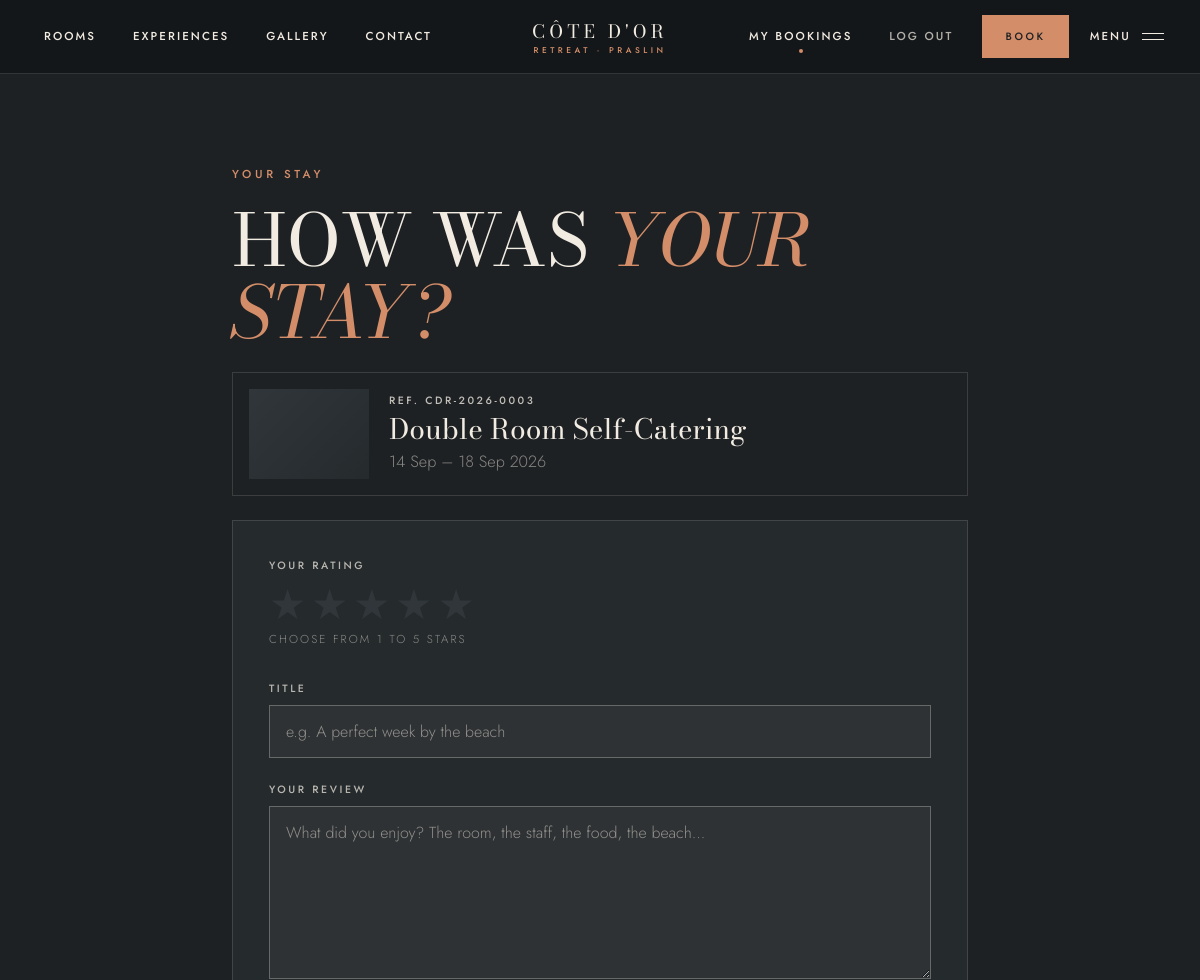
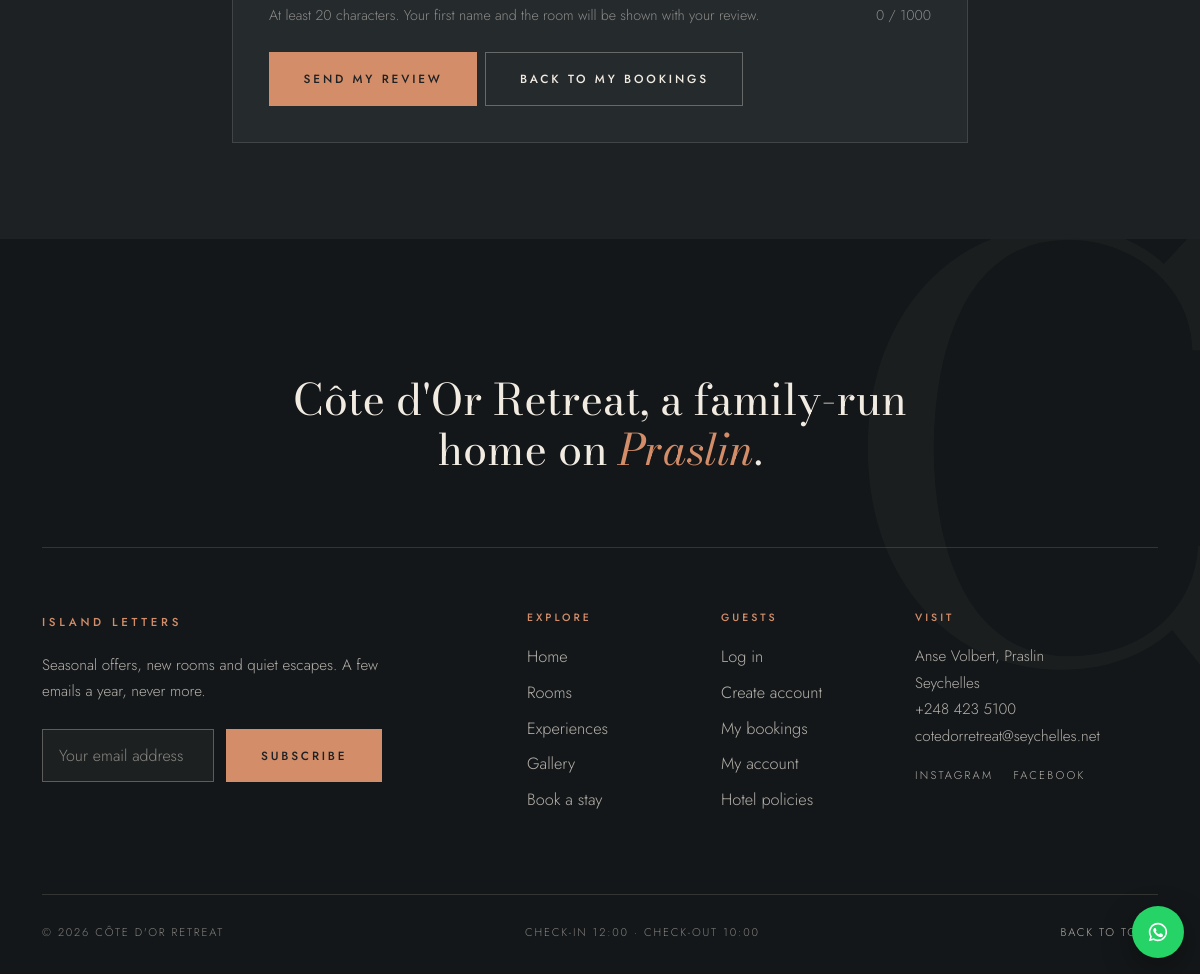
/review.php?booking_id=3 (signed in), run on the app's committed database (2 pictures, top to bottom).
### tables this page shows
CREATE TABLE bookings (
    id INT AUTO_INCREMENT PRIMARY KEY,
    user_id INT NOT NULL,
    room_id INT NOT NULL,
    check_in DATE NOT NULL,
    check_out DATE NOT NULL,
    guests INT NOT NULL,
    meal_plan VARCHAR(30) NOT NULL,
    phone VARCHAR(30) NOT NULL,
    special_request TEXT,
    total_price DECIMAL(10,2) NOT NULL,
    status VARCHAR(20) NOT NULL DEFAULT 'Pending',
    created_at TIMESTAMP DEFAULT CURRENT_TIMESTAMP,
    FOREIGN KEY (user_id) REFERENCES users(id) ON DELETE CASCADE,
    FOREIGN KEY (room_id) REFERENCES rooms(id)
) DEFAULT CHARSET=utf8mb4;

CREATE TABLE rooms (
    id INT AUTO_INCREMENT PRIMARY KEY,
    room_name VARCHAR(100) NOT NULL,
    room_type VARCHAR(50) NOT NULL,
    price DECIMAL(10,2) NOT NULL,
    size_m2 INT NOT NULL,
    max_guests INT NOT NULL,
    total_rooms INT NOT NULL,
    image VARCHAR(255),
    tagline VARCHAR(255),
    description TEXT,
    created_at TIMESTAMP DEFAULT CURRENT_TIMESTAMP
) DEFAULT CHARSET=utf8mb4;

### includes/functions.php (called while the page is built, shortened)
<?php
function bookingReference($id, $createdAt)
{
    return "CDR-" . date("Y", strtotime($createdAt)) . "-" . str_pad($id, 4, "0", STR_PAD_LEFT);
}
?>

### review.php (the view, shortened to what this page needs)
<?php
require "includes/db_connect.php";
require "includes/functions.php";
$userId = $_SESSION["user_id"];
$bookingId = 0;
$title = "";
$today = date("Y-m-d");
if (isset($_GET["booking_id"])) {
    $bookingId = (int) $_GET["booking_id"];
}
$stmt = $conn->prepare("SELECT bookings.*, rooms.room_name, rooms.image FROM bookings JOIN rooms ON bookings.room_id = rooms.id WHERE bookings.id = ? AND bookings.user_id = ? AND bookings.status IN ('Confirmed', 'Checked out') AND bookings.check_out <= ?");
$stmt->bind_param("iis", $bookingId, $userId, $today);
$stmt->execute();
$booking = $stmt->get_result()->fetch_assoc();
include "includes/header.php";
?>
    <section class="account-wrap">
        <div class="container">
            <div class="row justify-content-center">
                <div class="col-12 col-lg-8">
                    <p class="eyebrow">Your stay</p>
                    <h1 class="section-title">How was <em>your stay?</em></h1>
                    <div class="review-stay mb-4">
                        <div class="photo"><img src="images/<?php echo htmlspecialchars($booking["image"]); ?>" alt="<?php echo htmlspecialchars($booking["room_name"]); ?>"></div>
                        <div>
                            <p class="room-meta mb-1">Ref. <?php echo bookingReference($booking["id"], $booking["created_at"]); ?></p>
                            <h3 class="mb-1"><?php echo htmlspecialchars($booking["room_name"]); ?></h3>
                            <p class="mb-0 text-muted"><?php echo date("d M", strtotime($booking["check_in"])); ?> &ndash; <?php echo date("d M Y", strtotime($booking["check_out"])); ?></p>
                        </div>
                    </div>
                    <div class="form-panel">
                        <form action="review.php" method="POST" onsubmit="return validateReview(event)" novalidate>
                            <p class="form-label mb-2">Your rating</p>
                            <div class="star-input mb-1" role="radiogroup" aria-label="Your rating">
                                <?php
                                for ($i = 5; $i >= 1; $i--) {
                                    echo '<label for="star' . $i . '" title="' . $i . ' stars">&#9733;</label>';
                                }
                                ?>
                            </div>
                            <p class="rating-text mb-4" id="ratingText">Choose from 1 to 5 stars</p>
                            <div class="mb-3">
                                <label for="title" class="form-label">Title</label>
                                <input type="text" class="form-control" id="title" name="title" maxlength="100" placeholder="e.g. A perfect week by the beach" value="<?php echo htmlspecialchars($title); ?>" required>
                            </div>
                            <div class="mb-4">
                                <label for="comment" class="form-label">Your review</label>
                                <textarea class="form-control" id="comment" name="comment" rows="6" maxlength="1000" placeholder="What did you enjoy? The room, the staff, the food, the beach..." oninput="countCharacters()" required><?php echo htmlspecialchars($comment); ?></textarea>
                                <div class="form-text d-flex justify-content-between">
                                    <span>At least 20 characters. Your first name and the room will be shown with your review.</span>
                                    <span id="charCount">0 / 1000</span>
                                </div>
                            </div>
                            <div class="d-flex flex-wrap gap-2">
                                <button type="submit" class="btn btn-lux">Send my review</button>
                                <a href="my_bookings.php" class="btn btn-lux-outline">Back to my bookings</a>
                            </div>
                        </form>
                    </div>
                </div>
            </div>
        </div>
    </section>
<?php
include "includes/footer.php";
?>

### data on the page
bookings: bookingReference($booking["id"], $booking["created_at"]) "CDR-2026-0003", room.room_name "Double Room Self-Catering", check_in "14 Sep", check_out "18 Sep 2026"

### other printed values
$settings["hotel_phone"] "+248 423 5100"
$settings["hotel_email"] "cotedorretreat@seychelles.net"
$settings["checkin_time"] "12:00"
$settings["checkout_time"] "10:00"
